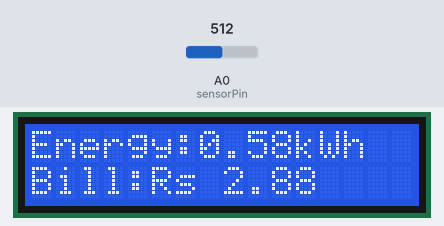
A sketch run on a simulated Arduino Uno, built with avr-gcc and run on an emulated ATmega328P. Parts: 16×2 character LCD. The inputs (shaded band) are chosen by the test bench; at power-on: A0 (sensorPin) = 512. The modem accepts every AT command (registered, SIM ready, sends succeed) and sends nothing else; what the sketch prints to the serial monitor is not drawn.

Above: at 4.2 s.
4.3 s: A0 (sensorPin) set to 716
At 13.4 s:
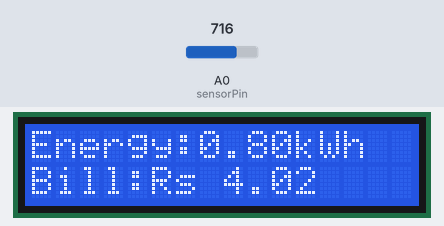
13.7 s: A0 (sensorPin) set to 900
At 22.4 s:
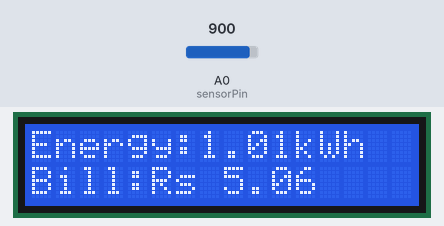
22.8 s: A0 (sensorPin) set to 1023
At 31.3 s:
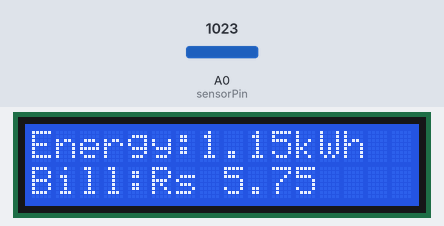
Timing chart, 0 to 32.8 s (numbered marks = the images above; inputs shaded):
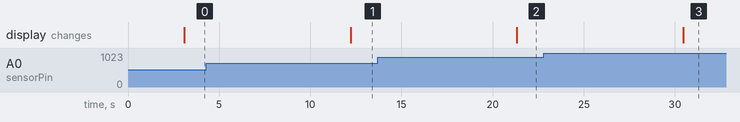

The sketch:

Smart_energy_meter.ino
```cpp
/*
========================================================
SMART ENERGY METER INTERFACE WITH GSM
========================================================

Project Description:
This project implements a Smart Energy Meter system
using Arduino and GSM module for remote monitoring
of electricity consumption.

Features:
- Energy usage monitoring
- Current sensor interfacing
- GSM-based SMS transmission
- LCD display output
- Automatic billing calculation
- Embedded system implementation

========================================================
HARDWARE COMPONENTS
========================================================

1. Arduino UNO
2. GSM Module (SIM800L / SIM900A)
3. ACS712 Current Sensor
4. 16x2 LCD Display
5. Jumper Wires
6. Power Supply

========================================================
PIN CONNECTIONS
========================================================

ACS712 Current Sensor:
--------------------------------
VCC  -> Arduino 5V
GND  -> Arduino GND
OUT  -> Arduino A0

GSM Module:
--------------------------------
TX   -> Arduino Pin 9
RX   -> Arduino Pin 10
GND  -> Arduino GND
VCC  -> External 5V Supply

16x2 LCD Display:
--------------------------------
RS   -> Arduino Pin 12
EN   -> Arduino Pin 11
D4   -> Arduino Pin 5
D5   -> Arduino Pin 4
D6   -> Arduino Pin 3
D7   -> Arduino Pin 2

========================================================
WORKING PRINCIPLE
========================================================

1. Current sensor measures current consumption.
2. Arduino calculates:
      Power = Voltage × Current

3. Energy consumption is calculated:
      Energy (kWh) = Power × Time

4. Billing amount is estimated.

5. GSM module sends SMS notification.

6. LCD displays energy usage and bill.

========================================================
*/

#include <SoftwareSerial.h>
#include <LiquidCrystal.h>

/* GSM Module Communication Pins */
SoftwareSerial gsm(9, 10);

/* LCD Pin Configuration */
LiquidCrystal lcd(12, 11, 5, 4, 3, 2);

/* Current Sensor Analog Pin */
const int sensorPin = A0;

/* System Variables */
float voltage = 230.0;
float current = 0.0;
float power = 0.0;
float energy = 0.0;
float bill = 0.0;

void setup()
{
    /* Initialize Serial Monitor */
    Serial.begin(9600);

    /* Initialize GSM Module */
    gsm.begin(9600);

    /* Initialize LCD */
    lcd.begin(16, 2);

    /* Startup Message */
    lcd.print("SMART ENERGY");
    lcd.setCursor(0, 1);
    lcd.print("METER SYSTEM");

    delay(3000);

    lcd.clear();

    Serial.println("System Initialized");
}

void loop()
{
    /*
    ====================================================
    SENSOR DATA ACQUISITION
    ====================================================
    */

    int sensorValue = analogRead(sensorPin);

    /*
    Convert Analog Reading to Current Value
    */

    current = (sensorValue / 1023.0) * 5.0;

    /*
    ====================================================
    POWER CALCULATION
    ====================================================
    */

    power = voltage * current;

    /*
    ====================================================
    ENERGY CALCULATION
    ====================================================
    */

    energy = power / 1000.0;

    /*
    ====================================================
    BILLING SYSTEM
    ====================================================
    */

    if (energy <= 100)
    {
        bill = energy * 5;
    }
    else
    {
        bill = energy * 8;
    }

    /*
    ====================================================
    LCD DISPLAY OUTPUT
    ====================================================
    */

    lcd.setCursor(0, 0);
    lcd.print("Energy:");
    lcd.print(energy);
    lcd.print("kWh ");

    lcd.setCursor(0, 1);
    lcd.print("Bill:Rs ");
    lcd.print(bill);

    /*
    ====================================================
    SERIAL MONITOR OUTPUT
    ====================================================
    */

    Serial.print("Current: ");
    Serial.println(current);

    Serial.print("Power: ");
    Serial.println(power);

    Serial.print("Energy: ");
    Serial.println(energy);

    Serial.print("Bill: ");
    Serial.println(bill);

    /*
    ====================================================
    GSM SMS TRANSMISSION
    ====================================================
    */

    sendSMS();

    delay(5000);
}

/*
========================================================
FUNCTION: sendSMS()
========================================================
This function sends energy consumption details
to the user through GSM module.
========================================================
*/

void sendSMS()
{
    gsm.println("AT");
    delay(1000);

    gsm.println("AT+CMGF=1");
    delay(1000);

    gsm.println("AT+CMGS=\"+911234567890\"");
    delay(1000);

    gsm.print("SMART ENERGY METER\n");

    gsm.print("Energy Used: ");
    gsm.print(energy);
    gsm.println(" kWh");

    gsm.print("Estimated Bill: Rs ");
    gsm.println(bill);

    delay(1000);

    /* CTRL+Z Command to Send SMS */
    gsm.write(26);

    Serial.println("SMS Sent Successfully");
}
```

Measured:
- after the input at 4.3 s, the display: changes after 7.9 s (image 1)
- after the input at 13.7 s, the display: changes after 7.6 s (image 2)
- after the input at 22.8 s, the display: changes after 7.6 s (image 3)
